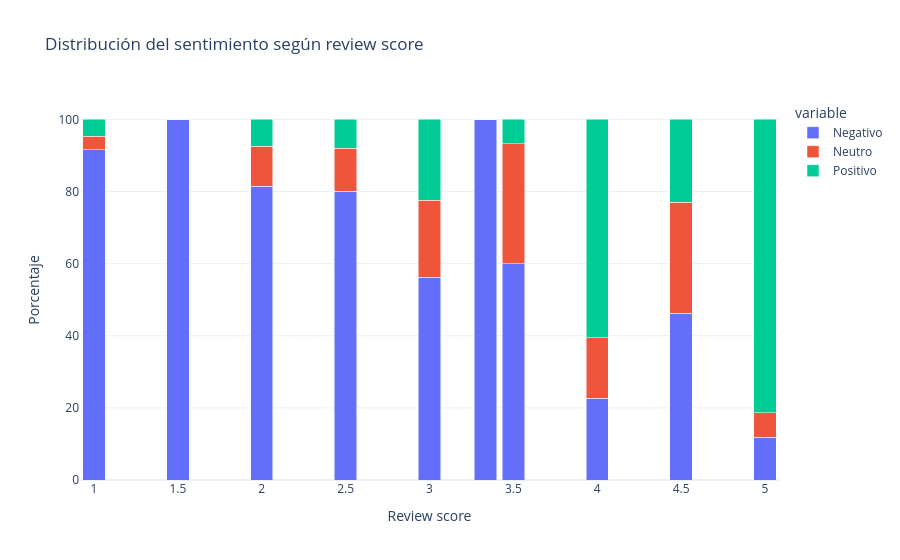

Write notebook code for a chart like this one.
### Markdown cell above
## Validación frente a la puntuación numérica de la reseña

Para comprobar si el modelo de sentimiento está produciendo resultados razonables, se compara la clase de sentimiento predicha con la variable `review_score`. En términos generales, se espera que las puntuaciones bajas presenten una mayor proporción de sentimiento negativo, mientras que las puntuaciones altas deberían concentrar más sentimiento positivo.

Esta comparación no constituye una validación perfecta, pero sí ofrece una comprobación práctica muy útil para determinar si la salida del modelo es coherente con la valoración explícita realizada por el cliente.

La comparación entre el sentimiento predicho y la puntuación numérica de la reseña muestra una relación coherente entre ambas variables. En general, las valoraciones más bajas concentran una proporción claramente superior de sentimiento negativo, mientras que las valoraciones más altas se asocian con una presencia mucho mayor de sentimiento positivo.

Este comportamiento sugiere que el modelo de sentimiento está captando de forma razonable la orientación general de las opiniones de los clientes. Por tanto, los resultados pueden considerarse suficientemente consistentes como para incorporarlos al análisis del negocio y utilizarlos en cruces posteriores con variables logísticas, geográficas y de categoría de producto.

### Code cell
sentiment_vs_score_plot = sentiment_vs_score.reset_index()

fig = px.bar(
    sentiment_vs_score_plot,
    x="review_score",
    y=["Negativo", "Neutro", "Positivo"],
    title="Distribución del sentimiento según review score",
    barmode="stack"
)

fig.update_layout(
    xaxis_title="Review score",
    yaxis_title="Porcentaje"
)

fig.show()

### Figure 1 — Plotly figure (JSON) as saved in the notebook; plotly's stock layout.template omitted (floating-point values rounded to 4 significant figures)
{"data": [{"alignmentgroup": "True", "hovertemplate": "variable=Negativo<br>review_score=%{x}<br>value=%{y}<extra></extra>", "legendgroup": "Negativo", "marker": {"color": "#636efa", "pattern": {"shape": ""}}, "name": "Negativo", "offsetgroup": "Negativo", "orientation": "v", "showlegend": true, "textposition": "auto", "type": "bar", "x": [1, 1.5, 2, 2.5, 3, 3.333, 3.5, 4, 4.5, 5], "xaxis": "x", "y": [91.6, 100, 81.4, 80, 56.2, 100, 60, 22.7, 46.2, 11.8], "yaxis": "y"}, {"alignmentgroup": "True", "hovertemplate": "variable=Neutro<br>review_score=%{x}<br>value=%{y}<extra></extra>", "legendgroup": "Neutro", "marker": {"color": "#EF553B", "pattern": {"shape": ""}}, "name": "Neutro", "offsetgroup": "Neutro", "orientation": "v", "showlegend": true, "textposition": "auto", "type": "bar", "x": [1, 1.5, 2, 2.5, 3, 3.333, 3.5, 4, 4.5, 5], "xaxis": "x", "y": [3.7, 0, 11.2, 12, 21.4, 0, 33.3, 16.8, 30.8, 6.8], "yaxis": "y"}, {"alignmentgroup": "True", "hovertemplate": "variable=Positivo<br>review_score=%{x}<br>value=%{y}<extra></extra>", "legendgroup": "Positivo", "marker": {"color": "#00cc96", "pattern": {"shape": ""}}, "name": "Positivo", "offsetgroup": "Positivo", "orientation": "v", "showlegend": true, "textposition": "auto", "type": "bar", "x": [1, 1.5, 2, 2.5, 3, 3.333, 3.5, 4, 4.5, 5], "xaxis": "x", "y": [4.8, 0, 7.4, 8, 22.4, 0, 6.7, 60.5, 23.1, 81.4], "yaxis": "y"}], "layout": {"barmode": "stack", "legend": {"title": {"text": "variable"}, "tracegroupgap": 0}, "title": {"text": "Distribución del sentimiento según review score"}, "xaxis": {"anchor": "y", "domain": [0, 1], "title": {"text": "Review score"}}, "yaxis": {"anchor": "x", "domain": [0, 1], "title": {"text": "Porcentaje"}}}}
